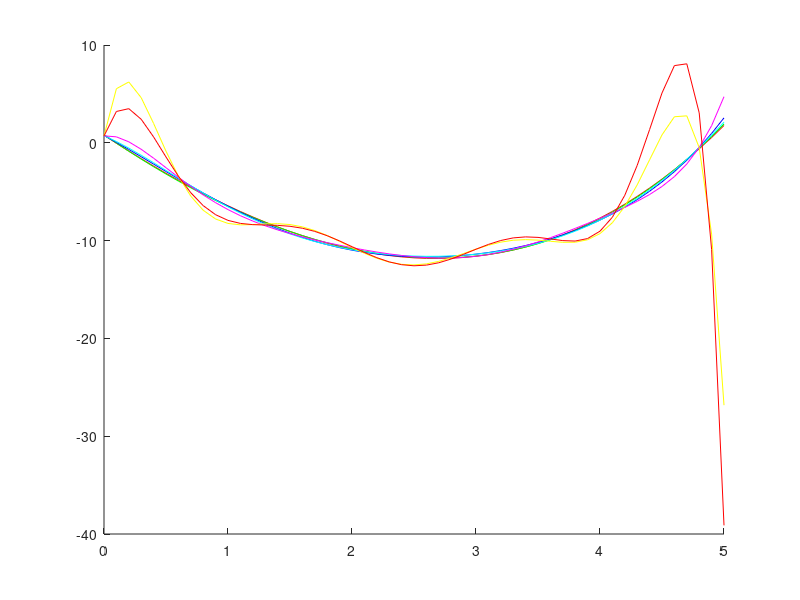

MATLAB code for this plot:
% Lineare Regression

function MyLinearRegression()
    clc, clear, close all
    x_start = 0;
    x_end = 5;
    x_interval = 0.1;
    G = 10;
    [x,y]=generateXY(x_start,x_end,x_interval,G);

    my = 0;
    Sigma = 0.7;
    [x_t,t]=generateTrainingsSet(x,y,G,my,Sigma);

    y_t = t';
    lamda = 0.0001;

    %%A_3 = createA(x_t,3);
    %%w_star_3 = compute_w_star(A_3,y_t,lamda);
    %%y_star_3 = createPolynomValues(x,w_star_3);
    %
    %%A_4 = createA(x_t,4);
    %%w_star_4 = compute_w_star(A_4,y_t,lamda);
    %%y_star_4 = createPolynomValues(x,w_star_4);
    %
    %%plotData(x,y,x_t,t,y_star_3,y_star_4);
    %
    dimension_start = 3;
    dimension_end = 9;
    W_star = trans_x_comp_w_star(x_t,y_t,lamda,dimension_start, dimension_end);
    Y = createPolynomValuesW(x,W_star);

    plotDataY(x,Y);

    threshold = 0.01;
    my = 0.05;
    A_3 = createA(x_t,3);
    w_online_3 = onlineLMS(A_3, y_t ,my, threshold);

end

function [x,y]=generateXY(x_start,x_end,x_interval,G)
    x = x_start:x_interval:x_end;
    y = 2.*x.^2-G.*x+1;
end

function [x_t,t] = generateTrainingsSet(x,y,G,my,Sigma)
    % Y=grand(m,n,'nor',Av,Sd) generates random variates from the normal distribution with mean Av (real) and standard deviation Sd (real >= 0)
    x_t = x(1:6:end);
    [m,n] = size(x_t);
    % Scilab
    %noise = grand(m,n,'nor',my, Sigma);
    % Matlab
    noise = normrnd(my, Sigma,m,n);
    y_t = 2*x_t.^2-G*x_t+1;
    t = y_t + noise;    
end

function plotData(x,y,x_t,t,y_star, y_star_II)
    clf;
    %set(gca(),"auto_clear","off");
    plot(x,y,'ro-',x_t,t,'bo-',x,y_star,'go-',x,y_star_II,'co-');
    %set(gca(),"auto_clear","on");    
end

function plotDataY(x,Y)
    plotColors = ['r','g','b','c','m','y'];
    [m,n] = size(Y);
    [i,j] = size(plotColors);
    clf;
    %set(gca(),"auto_clear","off");
    hold on;
    for index=1:m
        plotArg = strcat([plotColors(mod(index-1,j)+1),'-']);
        %plot(x,Y(index,:),'ro-');
        plot(x,Y(index,:),plotArg);
    end
    hold off;
    %set(gca(),"auto_clear","on");    
end

function A = createA(x,d)
    % d ... dimension of polynom
    [m,n] = size(x);
    A = zeros(d,n);
    % transform x into a polynom of degree d
    for index=1:d+1
        A(index,:) = x.^(index-1);
    end    
end

function w_star = compute_w_star(A,y,lamda)
    % create pseudo inverse and compute Aw=b
    % see UNDERSTANDING MACHINE LEARNING, page 94ff
    AAT = A*A';
    b = A*y;
    succ = 0;
    A_plus = [];
    while ~succ
        try
            A_plus = inv(AAT);
            succ = 1;
        catch
            % check if above is not invertible
            [m,n] = size(AAT);
            AAT = lamda*eye(m,n) + AAT;
        end
    end
    w_star = A_plus*b;
end

function y = createPolynomValues(x,w)
    [m,n]=size(x);
    I=ones(m,n);
    y = w(1).*I;
    [m2,n2] = size(w);
    pol_degree = m2 - 1;
    for index=1:pol_degree
        y = y+w(index+1).*x.^index;
    end
end

function Y = createPolynomValuesW(x,W)
    [m,n] = size(W);
    [i,j] = size(x);
    Y = zeros(n,j);
    for index=1:n
        Y(index,:) = createPolynomValues(x,W(:,index));
    end
end

function W_star = trans_x_comp_w_star(x, y, lamda, dimension_start, dimension_end)
    % w_star is a column vector
    % W_star is a list of column vectors
    A_i = createA(x,dimension_start);
    W_star = compute_w_star(A_i,y,lamda);
    for dimension_i=dimension_start+1:dimension_end
        A_i = createA(x,dimension_i);
        % add zero line at the bottom
        [m,n] = size(W_star);
        W_star = cat(1,W_star,zeros(1,n));
        W_star = cat(2,W_star,compute_w_star(A_i,y,lamda));
    end
end

function w_n = onlineLMS(A,y,my, e_threshold)
    % implement online learn from formula
    % see http://de.wikipedia.org/wiki/LMS-Algorithmus
    %e(n) = y(n) - x(n)'*w(n);
    %w(n+1) = w(n) + my* e(n) * x(n);    
    [m,n] = size(A);
    w_n = ones(m,1);
    cont = 1;
    while cont
        cont = 0;
        for n_index=1:n
            x_n = A(:,n_index);
            y_n = y(n_index);
            e_n = y_n - x_n'*w_n; % e_n ... error of equation n
            if e_n > e_threshold
                cont = 1;
            end
            w_n = w_n + my*e_n*x_n;
        end
    end
end

